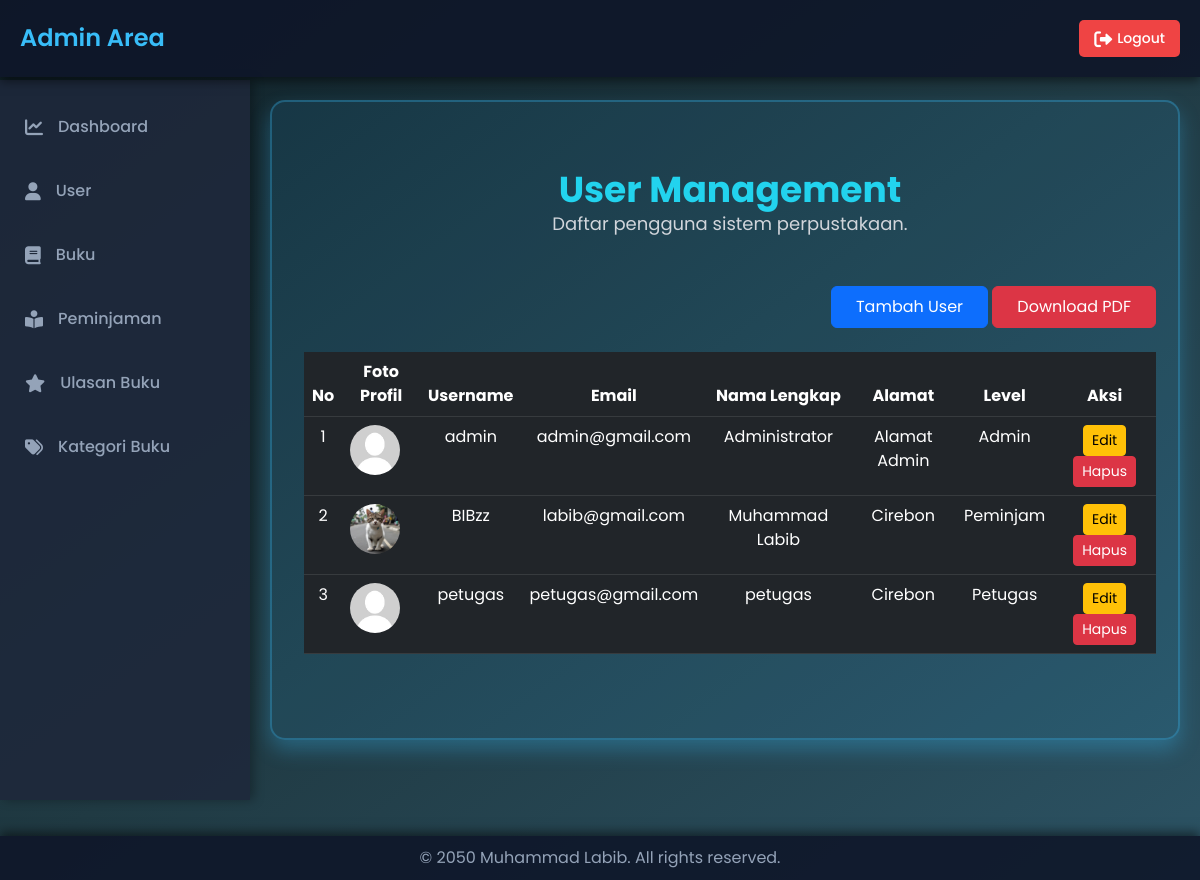
/admin/index.php?hal=user (signed in), run on the app's committed database.
### tables this page shows
CREATE TABLE `labib_user` (
  `userid` int(11) NOT NULL,
  `username` varchar(255) NOT NULL,
  `password` varchar(255) NOT NULL,
  `email` varchar(255) NOT NULL,
  `namalengkap` varchar(255) NOT NULL,
  `alamat` text,
  `pp` varchar(255) DEFAULT NULL,
  `level` enum('admin','petugas','peminjam') NOT NULL DEFAULT 'peminjam'
);

### admin/konten.php (called while the page is built, shortened)
<?php
class PageManager {
    private static $allowedPages = array(
        "dashboard",
        "user",
        "user_tambah",
        "user_edit",
        "user_hapus",
        "buku",
        "buku_tambah",
        "buku_edit",
        "buku_hapus",
        "kategoribuku",
        "kategoribuku_edit",
        "kategoribuku_tambah",
        "kategoribuku_hapus",
        "ulasan",
        "ulasan_hapus",
        "peminjaman",
        "peminjaman_hapus"
    );
    public static function getPage() {
        return isset($_GET['hal']) && self::isValidPage($_GET['hal']) ? $_GET['hal'] : "dashboard";
    }
    private static function isValidPage($page) {
        return in_array($page, self::$allowedPages);
    }
}
$hal = PageManager::getPage();
include "content_$hal.php";
?>

### admin/content_user.php (the view, shortened to what this page needs)
<?php
$query = "SELECT * FROM labib_user";
$result = mysqli_query($conn, $query);
?>
<div class="container py-5">
    <div class="text-center mb-5">
        <h1 class="text-4xl font-bold text-cyan-400">User Management</h1>
        <p class="text-lg text-gray-300">Daftar pengguna sistem perpustakaan.</p>
    </div>
    <div class="mb-4 text-end">
        <a href="?hal=user_tambah" class="btn btn-primary px-4 py-2">Tambah User</a>
        <button onclick="exportPDF()" class="btn btn-danger px-4 py-2">Download PDF</button>
    </div>
    <div class="table-responsive">
        <table class="table table-dark table-hover" id="myTable">
            <thead>
                <tr>
                    <th>No</th>
                    <th>Foto Profil</th>
                    <th>Username</th>
                    <th>Email</th>
                    <th>Nama Lengkap</th>
                    <th>Alamat</th>
                    <th>Level</th>
                    <th>Aksi</th>
                </tr>
            </thead>
            <tbody>
                <?php
                $no = 1;
                while ($row = mysqli_fetch_assoc($result)) {
                    $ppPath = !empty($row['pp']) ? '../asset/pp/' . htmlspecialchars($row['pp']) : '../asset/pp/default.jpg';
                    echo "<tr>";
                    echo "<td>" . $no++ . "</td>";
                    echo "<td><img src='$ppPath' alt='Foto Profil' style='width:50px; height:50px; border-radius:50%;'></td>";
                    echo "<td>" . htmlspecialchars($row['username']) . "</td>";
                    echo "<td>" . htmlspecialchars($row['email']) . "</td>";
                    echo "<td>" . htmlspecialchars($row['namalengkap']) . "</td>";
                    echo "<td>" . htmlspecialchars($row['alamat']) . "</td>";
                    echo "<td>" . htmlspecialchars(ucfirst($row['level'])) . "</td>";
                    echo "<td>
                            <a href='?hal=user_edit&id=" . $row['userid'] . "' class='btn btn-sm btn-warning'>Edit</a>
                            <a href='?hal=user_hapus&id=" . $row['userid'] . "' class='btn btn-sm btn-danger'>Hapus</a>
                          </td>";
                    echo "</tr>";
                }
                ?>
            </tbody>
        </table>
    </div>
</div>
</body>
</html>

### admin/index.php (shortened to what this page needs)
<!DOCTYPE html>
<html lang="en">
<head>
    <link href="https://cdn.jsdelivr.net/npm/bootstrap@5.3.0/dist/css/bootstrap.min.css" rel="stylesheet">
    <script src="https://cdn.tailwindcss.com"></script>
    <link href="https://cdnjs.cloudflare.com/ajax/libs/font-awesome/6.0.0/css/all.min.css" rel="stylesheet">
</head>
<body>
    <header>
        <h1>Admin Area</h1>
     <div class="profile">
    <a href="logout.php" class="logout-btn">
        <i class="fas fa-sign-out-alt"></i> Logout
    </a>
</div>
    </header>
    <aside>
        <ul class="menu">
            <li><a href="?hal=dashboard" class="menu-item"><i class="fas fa-chart-line"></i> Dashboard</a></li>
            <li><a href="?hal=user" class="menu-item"><i class="fas fa-user"></i> User</a></li>
            <li><a href="?hal=buku" class="menu-item"><i class="fas fa-book"></i> Buku</a></li>
            <li><a href="?hal=peminjaman" class="menu-item"><i class="fas fa-book-reader"></i>Peminjaman</a></li>
            <li><a href="?hal=ulasan" class="menu-item"><i class="fas fa-star"></i> Ulasan Buku</a></li>
            <li><a href="?hal=kategoribuku" class="menu-item"><i class="fas fa-tags"></i> Kategori Buku</a></li>
        </ul>
    </aside>
    <section class="main">
        <div class="holo-card scrollable">
            <?php include "konten.php"; ?>
    <footer>
        &copy; 2050 Muhammad Labib. All rights reserved.
    </footer>
</body>
</html>

### admin/index.php (style rules this page uses)
body { font-family: 'Poppins', sans-serif; margin: 0; padding: 0; background: linear-gradient(to bottom right, #0f2027, #203a43, #2c5364); color: #ffffff; overflow-x: hidden; }
header { position: fixed; top: 0; left: 0; width: 100%; background: rgba(15, 23, 42, 0.9); padding: 20px; z-index: 10; display: flex; justify-content: space-between; align-items: center; box-shadow: 0px 4px 10px rgba(0, 0, 0, 0.5); }
header h1 { font-size: 24px; font-weight: 600; color: #38bdf8; }
header .logout-btn { display: flex; align-items: center; gap: 5px; background: #ef4444; color: #ffffff; padding: 8px 15px; border-radius: 5px; text-decoration: none; font-size: 14px; font-weight: 500; transition: background 0.3s ease-in-out; }
header .logout-btn i { font-size: 18px; }
aside { position: fixed; top: 80px; left: 0; width: 250px; height: calc(100vh - 80px); background: rgba(30, 41, 59, 0.9); padding: 20px 10px; box-shadow: 4px 0px 10px rgba(0, 0, 0, 0.3); z-index: 5; overflow-y: auto; }
.menu { list-style: none; padding: 0; margin: 0; }
.menu-item { display: flex; align-items: center; padding: 15px; color: #94a3b8; text-decoration: none; font-weight: 500; font-size: 16px; border-radius: 8px; margin-bottom: 10px; transition: all 0.3s ease-in-out; }
.menu-item i { margin-right: 15px; font-size: 18px; }
.main { margin-left: 250px; margin-top: 80px; padding: 20px; min-height: 100vh; }
footer { position: fixed; bottom: 0; left: 0; width: 100%; background: rgba(15, 23, 42, 0.9); text-align: center; padding: 10px; color: #94a3b8; box-shadow: 0px -4px 10px rgba(0, 0, 0, 0.5); z-index: 5; }
.holo-card { background: rgba(56, 189, 248, 0.1); border: 2px solid rgba(56, 189, 248, 0.3); border-radius: 15px; padding: 20px; margin-bottom: 20px; text-align: center; box-shadow: 0px 10px 20px rgba(56, 189, 248, 0.3); transition: transform 0.3s ease-in-out, box-shadow 0.3s ease-in-out; }
.scrollable { overflow-y: auto; max-height: 100vh; padding-right: 10px; }

### data on the page
labib_user: pp (placeholder picture), username "admin", email "admin@gmail.com", namalengkap "Administrator", alamat "Alamat Admin", level "Admin"
labib_user: pp (picture), username "BIBzz", email "labib@gmail.com", namalengkap "Muhammad Labib", alamat "Cirebon", level "Peminjam"
labib_user: username "petugas", email "petugas@gmail.com", namalengkap "petugas", alamat "Cirebon", level "Petugas"
